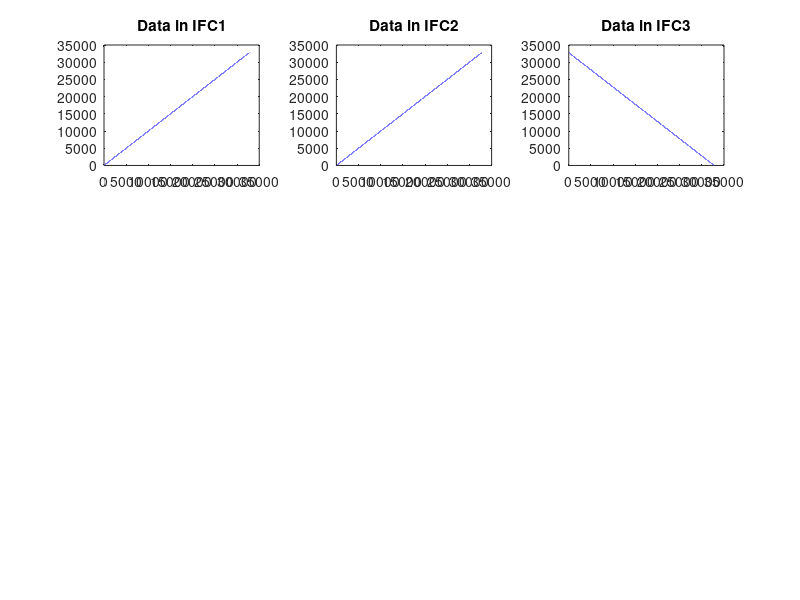

Recreate this plot in MATLAB. (Note: this script raises an error after producing the figure.)
%Little script to write a ramp in 3 IFC SMEM Memory
%Then to read back to verifiy contents
%Then to use master to get data from slave through VME

%Two ramp types to differentiate results

%Incremental ramp generation 32K element
ramp(1)=0;
for k=2:32768
    ramp(k)=ramp(k-1)+1;
end;


%Decremental ramp generation 32K element
ramp_inv(1)=32768;
for k=2:32768
    ramp_inv(k)=ramp_inv(k-1)-1;
end;

figure(1);
subplot(3,3,1);plot(ramp);title('Data in IFC1');
subplot(3,3,2);plot(ramp);title('Data in IFC2');
subplot(3,3,3);plot(ramp_inv);title('Data in IFC3');

%Write in SMEMs
caput('MTEST-VME-KR841:SMEM-WAVEFORM-W',ramp);
caput('MTEST-VME-KR842:SMEM-WAVEFORM-W',ramp);
caput('MTEST-VME-KR843:SMEM-WAVEFORM-W',ramp_inv);


%Readback for verification
caput('MTEST-VME-KR841:SMEM-ReadInitiator.PROC',1);
a= caget ('MTEST-VME-KR841:SMEM-DATA-R'); localread1=a.val;plot (localread1);
caput('MTEST-VME-KR842:SMEM-ReadInitiator.PROC',1);
a= caget ('MTEST-VME-KR842:SMEM-DATA-R'); localread2=a.val;plot (localread2);
caput('MTEST-VME-KR843:SMEM-ReadInitiator.PROC',1);
a= caget ('MTEST-VME-KR843:SMEM-DATA-R'); localread3=a.val;plot (localread3);

subplot(3,3,4);plot(localread1);title('Readback Data from IFC1');
subplot(3,3,5);plot(localread2);title('Readback Data from IFC2');
subplot(3,3,6);plot(localread3);title('Readback Data from IFC3');


%Readback using master and VME remote communication
caput('MTEST-VME-KR841:SMEM-ReadInitiator.PROC',1);
a= caget ('MTEST-VME-KR841:SMEM-DATA-R'); remoteread1=a.val;plot (remoteread1);
a= caget ('MTEST-VME-KR841:REMOTE2-DATA-R'); remoteread2=a.val;plot (remoteread2);
a= caget ('MTEST-VME-KR841:REMOTE3-DATA-R'); remoteread3=a.val;plot (remoteread3);

subplot(3,3,7);plot(remoteread1);title('Readback Data from IFC1');
subplot(3,3,8);plot(remoteread2);title('Remote Data from IFC2');
subplot(3,3,9);plot(remoteread3);title('Remote Data from IFC3');
